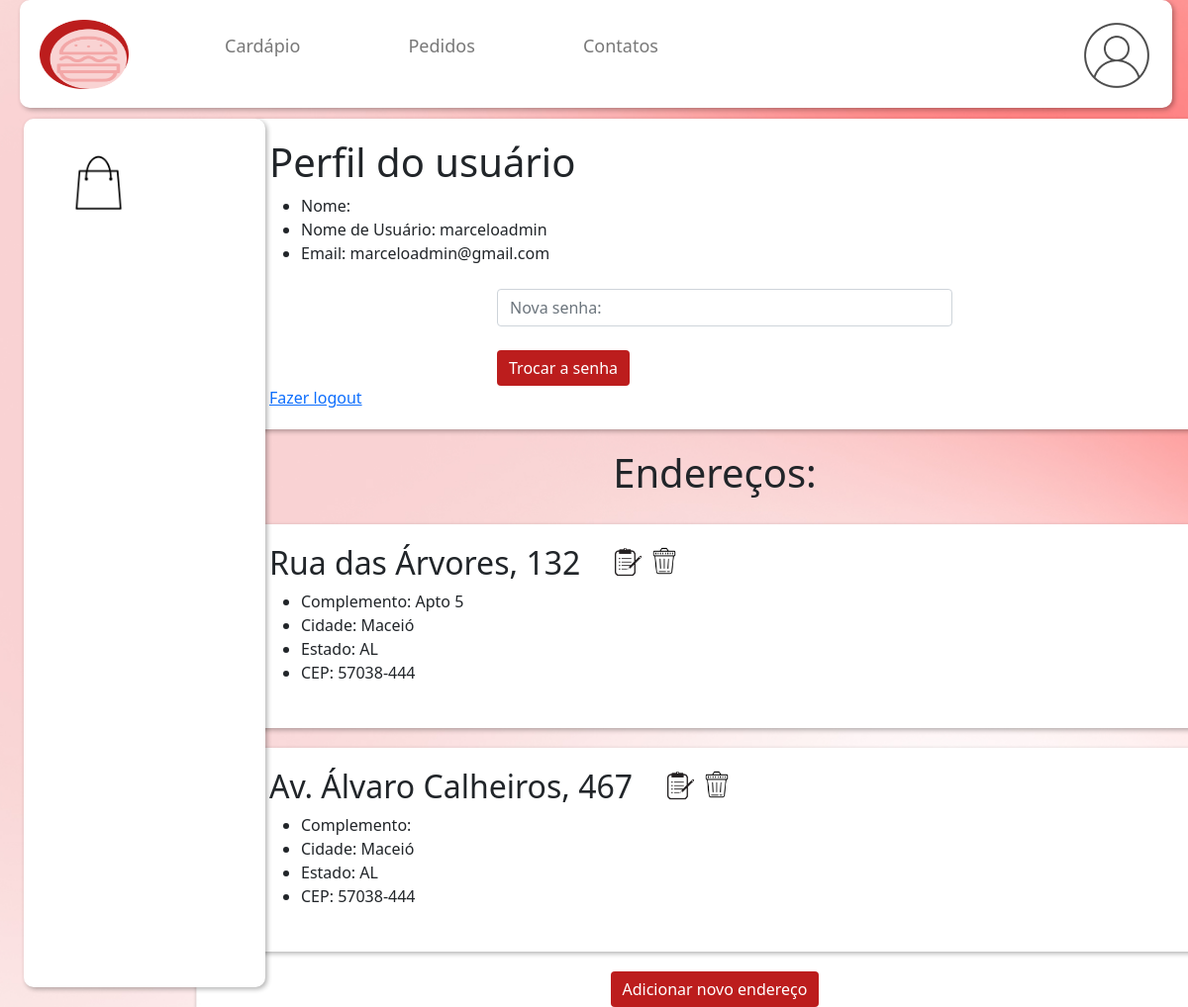
Screenshot of /profile/ (signed in) with the database file from the repository.
### app/models.py (models this page shows, shortened)
class Endereco(models.Model):
    user = models.ForeignKey(User, on_delete=models.CASCADE, related_name="enderecos")
    rua = models.CharField(max_length=500)
    numero = models.CharField(max_length=100)
    cidade = models.CharField(max_length=100)
    estado = models.CharField(max_length=100)
    complemento = models.CharField(max_length=500)
    cep = models.CharField(max_length=20)
    criado_em = models.DateTimeField(auto_now_add=True)

### app/views.py (the view)
# urls.py: path('profile/',profile),
def profile(request):
    data = {}
    enderecos = Endereco.objects.filter(user=request.user)
    data['enderecos'] = enderecos
    return  render(request,'dashboard/profile.html', data)

### app/templates/dashboard/profile.html (shortened to what this page needs)
{% extends 'dashboard/dashboard_main.html' %}
{% block sidebar %}
{% if request.user.is_authenticated %}
            <nav class="sidebar-nav">
                <a href="/sacola">
                    <img src="..\..\static\sacola.png" class="sacola">
                </a>
            </nav>
        {% endif %}
{% endblock %}
{% block content %}
{% if request.user.is_authenticated %}
<div class="profile">
    <h1>Perfil do usuário</h1>
    <ul>
        <li>Nome: {{request.user.first_name}}</li>
        <li>Nome de Usuário: {{request.user.username}}</li>
        <li>Email: {{request.user.email}}</li>
    </ul>
    <form name="form-users" id="form-password" method="post"action="/password/">
        <div class="col-6 mt-4 m-auto">
            <input class="form-control mt-4" type="password" name="password" id="password" placeholder="Nova senha:">
            <input id="botao" class="btn btn-primary mt-4 mt-4" type="submit"  value="Trocar a senha">
        </div>
    </form>
    <a href="/logouts/ ">Fazer logout</a>
</div>
<h1>Endereços:</h1>
{% if enderecos %}
{% for endereco in enderecos %}
<div class="content-bar">
    <div>
        <h2>{{ endereco.rua }}, {{ endereco.numero }}</h2>
        <ul>
            <li>Complemento: {{ endereco.complemento }}</li>
            <li>Cidade: {{ endereco.cidade }}</li>
            <li>Estado: {{ endereco.estado }}</li>
            <li>CEP: {{ endereco.cep }}</li>
        </ul>
    </div>
    <div>
        <a href="/edit_endereco/{{endereco.id}}"><img src="..\..\static\editar.png" alt="" style="height: 35px; width: 35px;"></a>
        <a href="/remove_endereco/{{endereco.id}}"><img src="..\..\static\lixeira.png" alt="" style="height: 30px; width: 30px;"></a>
    </div>
</div>
{% endfor %}
{% endif %}
<a id="botao" href="{% url 'add_endereco' %}" class="btn btn-primary">Adicionar novo endereço</a>
{% else %}
Você não tem acesso a essa página! Faça login: <br>
<a class="btn btn-dark mt-4 mt-4" href="/">Voltar</a>
{% endif %}
{% endblock %}

### app/static/css/style.css (style rules this page uses)
html { scroll-behavior: smooth; }
#botao { background-color: #BC1D1D; color:white; border: none; }
.background { background: #f0f0f0 url('../background_dashboard.jpg') no-repeat fixed center; background-size: cover; }
.button-container,.top-container,.sidebar,.content-bar,.profile { background-color: white; box-shadow: 2px 2px 5px rgba(0, 0, 0, 0.3); padding: 20px; border-radius: 10px; margin-left: 20px; }
.sidebar-nav a { color: #787878; text-decoration: none; padding: 10px 20px; display: block; font-size: 18px; }
.sacola { height: 72px; width: 72px; justify-self: flex-end; margin-top: auto; }
.content-bar { width: 80vw; height: 206px; display: flex; flex-shrink: 0; gap: 30px; }
.profile { width: 80vw; }

### rows the page displays
Endereco: rua "Rua das Árvores", numero "132", complemento "Apto 5", cidade "Maceió", estado "AL", cep "57038-444"
Endereco: rua "Av. Álvaro Calheiros", numero "467", cidade "Maceió", estado "AL", cep "57038-444"

### other values shown
{{ request.user.username }} "marceloadmin"
{{ request.user.email }} "marceloadmin@gmail.com"
